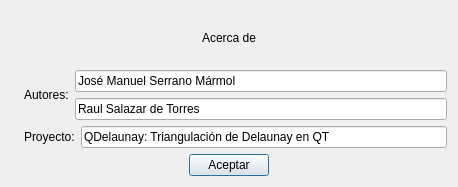
<?xml version="1.0" encoding="UTF-8"?>
<ui version="4.0">
 <class>DialogAcercaDe</class>
 <widget class="QDialog" name="DialogAcercaDe">
  <property name="windowModality">
   <enum>Qt::WindowModal</enum>
  </property>
  <property name="geometry">
   <rect>
    <x>0</x>
    <y>0</y>
    <width>458</width>
    <height>187</height>
   </rect>
  </property>
  <property name="minimumSize">
   <size>
    <width>458</width>
    <height>187</height>
   </size>
  </property>
  <property name="maximumSize">
   <size>
    <width>458</width>
    <height>187</height>
   </size>
  </property>
  <property name="windowTitle">
   <string>Dialog</string>
  </property>
  <property name="windowIcon">
   <iconset>
    <normaloff>iconos/cgal_logo.xpm</normaloff>iconos/cgal_logo.xpm</iconset>
  </property>
  <property name="modal">
   <bool>false</bool>
  </property>
  <layout class="QGridLayout" name="gridLayout">
   <property name="sizeConstraint">
    <enum>QLayout::SetDefaultConstraint</enum>
   </property>
   <item row="0" column="0">
    <layout class="QVBoxLayout" name="verticalLayout_3">
     <item>
      <widget class="QLabel" name="label_2">
       <property name="layoutDirection">
        <enum>Qt::LeftToRight</enum>
       </property>
       <property name="styleSheet">
        <string notr="true">font: 75 16pt &quot;Ubuntu&quot;;</string>
       </property>
       <property name="text">
        <string>Acerca de</string>
       </property>
       <property name="alignment">
        <set>Qt::AlignCenter</set>
       </property>
      </widget>
     </item>
     <item>
      <layout class="QHBoxLayout" name="horizontalLayout_3">
       <item>
        <widget class="QLabel" name="label">
         <property name="text">
          <string/>
         </property>
         <property name="pixmap">
          <pixmap>iconos/iconoAcercaDe.png</pixmap>
         </property>
        </widget>
       </item>
       <item>
        <layout class="QVBoxLayout" name="verticalLayout_2">
         <item>
          <layout class="QHBoxLayout" name="horizontalLayout">
           <item>
            <widget class="QLabel" name="label_3">
             <property name="text">
              <string>Autores:</string>
             </property>
            </widget>
           </item>
           <item>
            <layout class="QVBoxLayout" name="verticalLayout">
             <item>
              <widget class="QLineEdit" name="lineEdit_3">
               <property name="enabled">
                <bool>true</bool>
               </property>
               <property name="text">
                <string>José Manuel Serrano Mármol</string>
               </property>
               <property name="readOnly">
                <bool>true</bool>
               </property>
              </widget>
             </item>
             <item>
              <widget class="QLineEdit" name="lineEdit_2">
               <property name="enabled">
                <bool>true</bool>
               </property>
               <property name="text">
                <string>Raul Salazar de Torres</string>
               </property>
               <property name="readOnly">
                <bool>true</bool>
               </property>
              </widget>
             </item>
            </layout>
           </item>
          </layout>
         </item>
         <item>
          <layout class="QHBoxLayout" name="horizontalLayout_2">
           <item>
            <widget class="QLabel" name="label_4">
             <property name="text">
              <string>Proyecto:</string>
             </property>
            </widget>
           </item>
           <item>
            <widget class="QLineEdit" name="lineEdit_4">
             <property name="enabled">
              <bool>true</bool>
             </property>
             <property name="text">
              <string>QDelaunay: Triangulación de Delaunay en QT</string>
             </property>
             <property name="readOnly">
              <bool>true</bool>
             </property>
            </widget>
           </item>
          </layout>
         </item>
        </layout>
       </item>
      </layout>
     </item>
     <item>
      <layout class="QHBoxLayout" name="horizontalLayout_4">
       <item>
        <spacer name="horizontalSpacer">
         <property name="orientation">
          <enum>Qt::Horizontal</enum>
         </property>
         <property name="sizeHint" stdset="0">
          <size>
           <width>40</width>
           <height>20</height>
          </size>
         </property>
        </spacer>
       </item>
       <item>
        <widget class="QPushButton" name="pushButton">
         <property name="text">
          <string>Aceptar</string>
         </property>
        </widget>
       </item>
       <item>
        <spacer name="horizontalSpacer_2">
         <property name="orientation">
          <enum>Qt::Horizontal</enum>
         </property>
         <property name="sizeHint" stdset="0">
          <size>
           <width>40</width>
           <height>20</height>
          </size>
         </property>
        </spacer>
       </item>
      </layout>
     </item>
    </layout>
   </item>
  </layout>
 </widget>
 <resources/>
 <connections/>
</ui>
